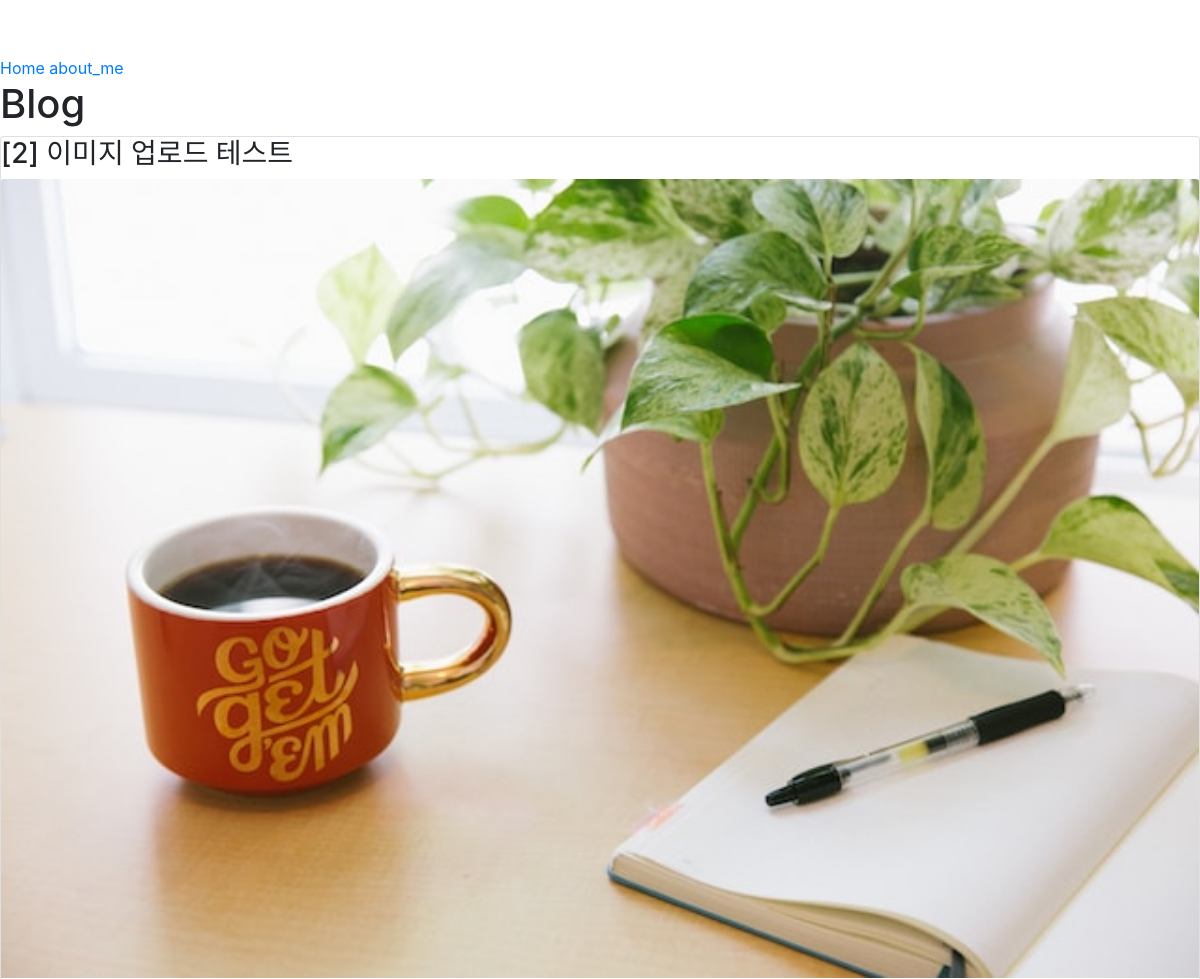
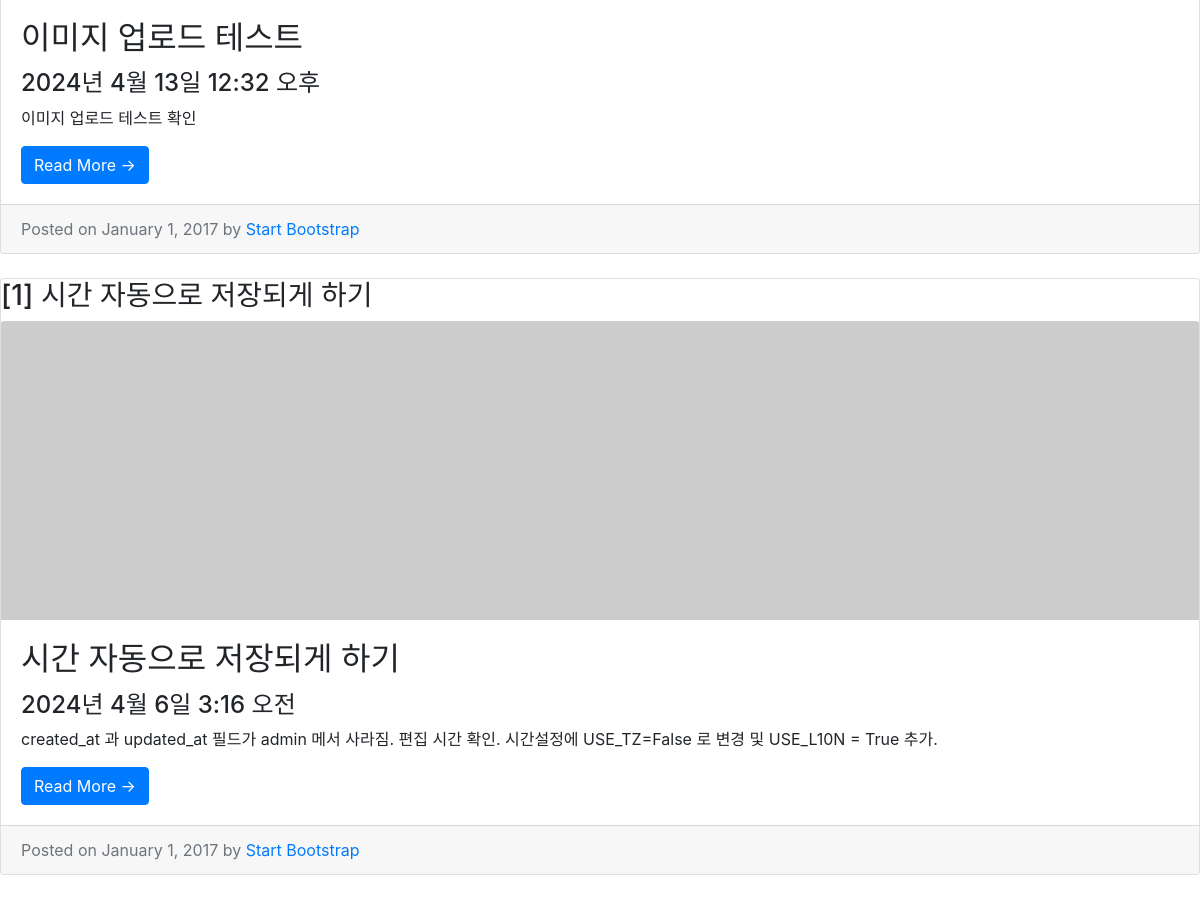
Screenshot of /blog/ with the database file from the repository (2 pictures, top to bottom).
### blog/models.py (models this page shows)
class Post(models.Model):
    title = models.CharField(max_length=50)
    content = models.TextField()
    head_image = models.ImageField(upload_to='blog/images/%Y/%m/%d/', blank=True)
    created_at = models.DateTimeField(auto_now_add=True)
    updated_at = models.DateTimeField(auto_now=True)
    def __str__(self):
        return f'[{self.pk}] {self.title}'
    def get_absolute_url(self):
        return f'/blog/{self.pk}/'

### blog/views.py (the view)
# urls.py: path('', PostList.as_view()),
class PostList(ListView):
    model = Post
    ordering = '-pk'

### blog/templates/blog/post_list.html (shortened to what this page needs)
<!DOCTYPE html>
{% load static %}
<html lang="ko">
<head>
    <link rel="stylesheet" href="{% static 'blog/bootstrap/bootstrap.min.css' %}" media="screen">
    <link rel="stylesheet" href="{% static 'blog/css/blog-post.css' %}" media="screen">
    <nav>
        <a href="/">Home</a>
        <a href="/about_me/">about_me</a>
    </nav>
</head>
<body>
      <h1> Blog </h1>
      {% for p in post_list %}
        <div class="card mb-4">
            <h3>{{p}}</h3>
            {% if p.head_image %}
                <img class="card-img-top" src="{{ p.head_image.url}}" alt="{{ p }} head image">
            {% else %}
                <img class="card-img-top" src="http://picsum.photos/seed/{{ p.id }}/800/200" alt="random_image">
            {% endif %}
            <div class="card-body">
                <h2 class="card-title">{{ p.title }}</h2>
                <h4>{{ p.created_at }}</h4>
                <p class="card-text">{{ p.content  }}</p>
                <a href="{{p.get_absolute_url}}" class="btn btn-primary">Read More &rarr;</a>
            </div>
            <div class="card-footer text-muted">
                Posted on January 1, 2017 by
                <a href="#">Start Bootstrap</a>
            </div>
        </div>
      {% endfor %}
</body>
</html>

### blog/static/blog/css/blog-post.css (style rules this page uses)
body { padding-top: 56px; }

### rows the page displays
Post: id+title "[2] 이미지 업로드 테스트", head_image (picture), title "이미지 업로드 테스트", created_at "2024년 4월 13일 12:32 오후", content "이미지 업로드 테스트 확인"
Post: id+title "[1] 시간 자동으로 저장되게 하기", title "시간 자동으로 저장되게 하기", created_at "2024년 4월 6일 3:16 오전", content "created_at 과 updated_at 필드가 admin 메서 사라짐. 편집 시간 확인. 시간설정에 USE_TZ=False 로 변경 및 USE_L10N = True 추가."
